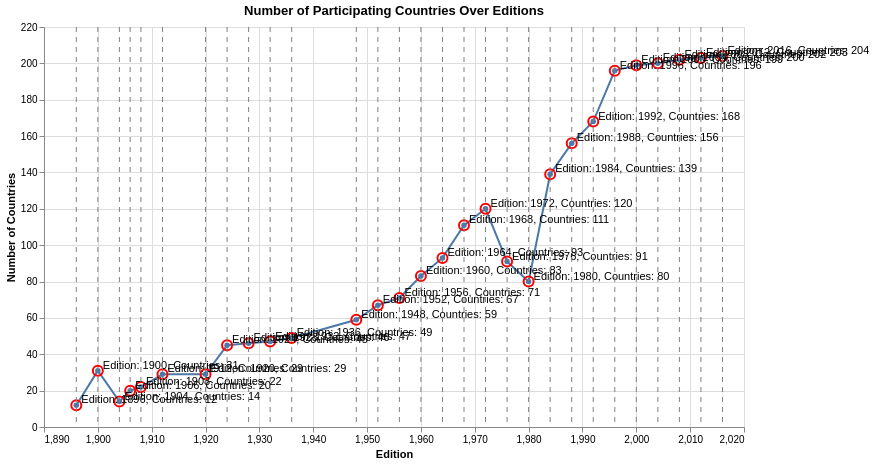

The cell this chart's notebook holds for it:
### Code cell
import altair as alt

# Define the hover selection parameter (Altair 5 syntax)
hover = alt.param(
    name="hover",
    select={
        "type": "point",
        "on": "mouseover",
        "fields": ["Edition"],
        "nearest": True
    }
)

# Base line chart
base = alt.Chart(nations_over_time).mark_line(point=True).encode(
    x="Edition",
    y="Number of Countries"
)

# Invisible points to trigger selection
points = base.mark_point(opacity=0).add_params(hover)

# Highlighted points on the line
highlight_points = alt.Chart(nations_over_time).mark_point(color="red", size=100).encode(
    x="Edition",
    y="Number of Countries",
    opacity=alt.condition(hover, alt.value(1), alt.value(0))
)
nations_over_time["label"] = (
    "Edition: " + nations_over_time["Edition"].astype(str) +
    ", Countries: " + nations_over_time["Number of Countries"].astype(str)
)


# Labels near points
labels = alt.Chart(nations_over_time).mark_text(align="left", dx=5, dy=-5).encode(
    x="Edition",
    y="Number of Countries",
    text=alt.condition(hover, "label:N", alt.value("")),
    opacity=alt.condition(hover, alt.value(1), alt.value(0))
)
# Vertical rule at selected Edition
rule = alt.Chart(nations_over_time).mark_rule(color="gray", strokeDash=[5, 5]).encode(
    x="Edition"
).transform_filter(hover)

# Final chart with all layers
chart = alt.layer(base, points, highlight_points, labels, rule).properties(
    title="Number of Participating Countries Over Editions",
    width=700,
    height=400
)
chart

### Figure 1 — Vega-Lite specification as saved in the notebook (floating-point values rounded to 4 significant figures)
{"config": {"view": {"continuousWidth": 300, "continuousHeight": 300}}, "layer": [{"mark": {"type": "line", "point": true}, "encoding": {"x": {"field": "Edition", "type": "quantitative"}, "y": {"field": "Number of Countries", "type": "quantitative"}}}, {"mark": {"type": "point", "opacity": 0}, "encoding": {"x": {"field": "Edition", "type": "quantitative"}, "y": {"field": "Number of Countries", "type": "quantitative"}}, "name": "view_1"}, {"mark": {"type": "point", "color": "red", "size": 100}, "encoding": {"opacity": {"condition": {"param": "hover", "value": 1}, "value": 0}, "x": {"field": "Edition", "type": "quantitative"}, "y": {"field": "Number of Countries", "type": "quantitative"}}}, {"mark": {"type": "text", "align": "left", "dx": 5, "dy": -5}, "encoding": {"opacity": {"condition": {"param": "hover", "value": 1}, "value": 0}, "text": {"condition": {"param": "hover", "field": "label", "type": "nominal"}, "value": ""}, "x": {"field": "Edition", "type": "quantitative"}, "y": {"field": "Number of Countries", "type": "quantitative"}}}, {"mark": {"type": "rule", "color": "gray", "strokeDash": [5, 5]}, "encoding": {"x": {"field": "Edition", "type": "quantitative"}}, "transform": [{"filter": {"param": "hover"}}]}], "data": {"name": "data-dc189135505f13589b8ea517abe58949"}, "height": 400, "params": [{"name": "hover", "select": {"type": "point", "on": "mouseover", "fields": ["Edition"], "nearest": true}, "views": ["view_1"]}], "title": "Number of Participating Countries Over Editions", "width": 700, "$schema": "https://vega.github.io/schema/vega-lite/v5.20.1.json", "datasets": {"data-dc189135505f13589b8ea517abe58949": [{"Edition": 1896, "Number of Countries": 12, "label": "Edition: 1896, Countries: 12"}, {"Edition": 1900, "Number of Countries": 31, "label": "Edition: 1900, Countries: 31"}, {"Edition": 1904, "Number of Countries": 14, "label": "Edition: 1904, Countries: 14"}, {"Edition": 1906, "Number of Countries": 20, "label": "Edition: 1906, Countries: 20"}, {"Edition": 1908, "Number of Countries": 22, "label": "Edition: 1908, Countries: 22"}, {"Edition": 1912, "Number of Countries": 29, "label": "Edition: 1912, Countries: 29"}, {"Edition": 1920, "Number of Countries": 29, "label": "Edition: 1920, Countries: 29"}, {"Edition": 1924, "Number of Countries": 45, "label": "Edition: 1924, Countries: 45"}, {"Edition": 1928, "Number of Countries": 46, "label": "Edition: 1928, Countries: 46"}, {"Edition": 1932, "Number of Countries": 47, "label": "Edition: 1932, Countries: 47"}, {"Edition": 1936, "Number of Countries": 49, "label": "Edition: 1936, Countries: 49"}, {"Edition": 1948, "Number of Countries": 59, "label": "Edition: 1948, Countries: 59"}, {"Edition": 1952, "Number of Countries": 67, "label": "Edition: 1952, Countries: 67"}, {"Edition": 1956, "Number of Countries": 71, "label": "Edition: 1956, Countries: 71"}, {"Edition": 1960, "Number of Countries": 83, "label": "Edition: 1960, Countries: 83"}, {"Edition": 1964, "Number of Countries": 93, "label": "Edition: 1964, Countries: 93"}, {"Edition": 1968, "Number of Countries": 111, "label": "Edition: 1968, Countries: 111"}, {"Edition": 1972, "Number of Countries": 120, "label": "Edition: 1972, Countries: 120"}, {"Edition": 1976, "Number of Countries": 91, "label": "Edition: 1976, Countries: 91"}, {"Edition": 1980, "Number of Countries": 80, "label": "Edition: 1980, Countries: 80"}, {"Edition": 1984, "Number of Countries": 139, "label": "Edition: 1984, Countries: 139"}, {"Edition": 1988, "Number of Countries": 156, "label": "Edition: 1988, Countries: 156"}, {"Edition": 1992, "Number of Countries": 168, "label": "Edition: 1992, Countries: 168"}, {"Edition": 1996, "Number of Countries": 196, "label": "Edition: 1996, Countries: 196"}, {"Edition": 2000, "Number of Countries": 199, "label": "Edition: 2000, Countries: 199"}, {"Edition": 2004, "Number of Countries": 200, "label": "Edition: 2004, Countries: 200"}, {"Edition": 2008, "Number of Countries": 202, "label": "Edition: 2008, Countries: 202"}, {"Edition": 2012, "Number of Countries": 203, "label": "Edition: 2012, Countries: 203"}, {"Edition": 2016, "Number of Countries": 204, "label": "Edition: 2016, Countries: 204"}]}}
